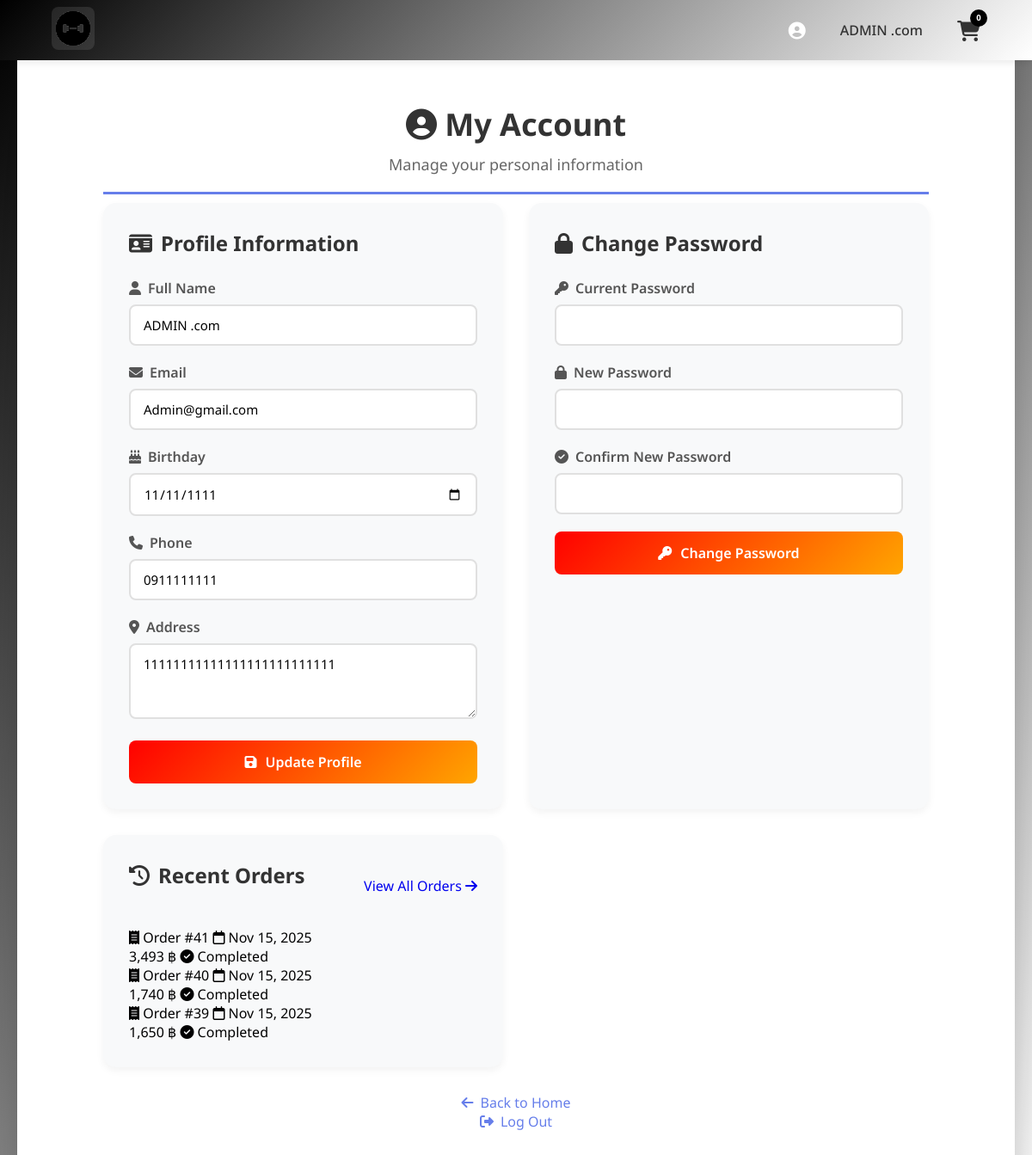
The page /BBQ/account.php (signed in) on the database its author committed.
### tables this page shows
CREATE TABLE `user` (
  `id` int(11) NOT NULL,
  `name` varchar(255) NOT NULL,
  `email` varchar(255) NOT NULL,
  `password` varchar(255) NOT NULL,
  `birthday` date NOT NULL,
  `phone` varchar(20) NOT NULL,
  `address` text NOT NULL,
  `created_at` timestamp NOT NULL DEFAULT current_timestamp()
);

CREATE TABLE `orders` (
  `id` int(11) NOT NULL,
  `user_id` int(11) NOT NULL,
  `total_amount` decimal(10,2) NOT NULL,
  `status` varchar(50) DEFAULT 'completed',
  `payment_method` varchar(50) DEFAULT 'cash',
  `created_at` timestamp NOT NULL DEFAULT current_timestamp()
);

### BBQ/class/UserLogin.php (called while the page is built, shortened)
<?php
    class UserLogin {
        private $conn;
        private $table_name = "user";
        public function __construct($db) {
            $this->conn = $db;
        }
        public function userData($userid) {
            $id = $userid;
            $query = "SELECT * FROM {$this->table_name} WHERE id = :id";
            $stmt = $this->conn->prepare($query);
            $stmt->bindParam(":id", $id);
            $stmt->execute();
            if ($stmt->rowCount() > 0) {
                $user = $stmt->fetch(PDO::FETCH_ASSOC);
                return $user;
            } else {
                return false;
            }
        }
    }
?>

### BBQ/class/Order.php (called while the page is built, shortened)
<?php
class Order {
    private $conn;
    private $orders_table = "orders";
    public function __construct($db) {
        $this->conn = $db;
    }
    public function getUserOrders($userId) {
        $query = "SELECT * FROM " . $this->orders_table . "
                  WHERE user_id = :user_id
                  ORDER BY created_at DESC";
        $stmt = $this->conn->prepare($query);
        $stmt->bindParam(":user_id", $userId, PDO::PARAM_INT);
        $stmt->execute();
        return $stmt->fetchAll(PDO::FETCH_ASSOC);
    }
}
?>

### BBQ/account.php (the view, shortened to what this page needs)
<?php
include_once("config/Database.php");
include_once("class/UserLogin.php");
include_once("class/Order.php");
$connectDB = new Database();
$db = $connectDB->getConnection();
$user = new UserLogin($db);
$userData = $user->userData($_SESSION['userid']);
$order = new Order($db);
$recentOrders = $order->getUserOrders($_SESSION['userid']);
$recentOrders = array_slice($recentOrders, 0, 5);
?>
<!DOCTYPE html>
<html>
<head>
    <link rel="stylesheet" href="https://cdnjs.cloudflare.com/ajax/libs/font-awesome/6.4.0/css/all.min.css">
    <link rel="stylesheet" type="text/css" href="css/CSS home.css">
    <link rel="stylesheet" type="text/css" href="css/CSS ACC.css">
</head>
<body>
    <?php include_once("nav.php"); ?>
    <div class="account-container">
        <div class="account-header">
            <h1><i class="fas fa-user-circle"></i> My Account</h1>
            <p>Manage your personal information</p>
        </div>
        <div class="account-content">
            <div class="account-section">
                <h2><i class="fas fa-id-card"></i> Profile Information</h2>
                <form method="POST" action="<?php echo htmlspecialchars($_SERVER['PHP_SELF']); ?>">
                    <div class="form-group">
                        <label for="name"><i class="fas fa-user"></i> Full Name</label>
                        <input type="text" id="name" name="name" value="<?php echo htmlspecialchars($userData['name']); ?>" required>
                    </div>
                    <div class="form-group">
                        <label for="email"><i class="fas fa-envelope"></i> Email</label>
                        <input type="email" id="email" name="email" value="<?php echo htmlspecialchars($userData['email']); ?>" required>
                    </div>
                    <div class="form-group">
                        <label for="birthday"><i class="fas fa-birthday-cake"></i> Birthday</label>
                        <input type="date" id="birthday" name="birthday" value="<?php echo htmlspecialchars($userData['birthday']); ?>" required>
                    </div>
                    <div class="form-group">
                        <label for="phone"><i class="fas fa-phone"></i> Phone</label>
                        <input type="tel" id="phone" name="phone" value="<?php echo htmlspecialchars($userData['phone']); ?>" pattern="[0-9]{10}" required>
                    </div>
                    <div class="form-group">
                        <label for="address"><i class="fas fa-map-marker-alt"></i> Address</label>
                        <textarea id="address" name="address" rows="3" required><?php echo htmlspecialchars($userData['address']); ?></textarea>
                    </div>
                    <button type="submit" name="update" class="btn-update">
                        <i class="fas fa-save"></i> Update Profile
                    </button>
                </form>
            </div>
            <div class="account-section">
                <h2><i class="fas fa-lock"></i> Change Password</h2>
                <form method="POST" action="<?php echo htmlspecialchars($_SERVER['PHP_SELF']); ?>">
                    <div class="form-group">
                        <label for="currentPassword"><i class="fas fa-key"></i> Current Password</label>
                        <input type="password" id="currentPassword" name="currentPassword" required>
                    </div>
                    <div class="form-group">
                        <label for="newPassword"><i class="fas fa-lock"></i> New Password</label>
                        <input type="password" id="newPassword" name="newPassword" minlength="6" required>
                    </div>
                    <div class="form-group">
                        <label for="confirmNewPassword"><i class="fas fa-check-circle"></i> Confirm New Password</label>
                        <input type="password" id="confirmNewPassword" name="confirmNewPassword" required>
                    </div>
                    <button type="submit" name="changePassword" class="btn-password">
                        <i class="fas fa-key"></i> Change Password
                    </button>
                </form>
            </div>
            <div class="account-section order-history-section">
                <div style="display: flex; justify-content: space-between; align-items: center; margin-bottom: 20px;">
                    <h2><i class="fas fa-history"></i> Recent Orders</h2>
                    <a href="order_history.php" class="view-all-link">
                        View All Orders <i class="fas fa-arrow-right"></i>
                    </a>
                </div>
                <?php if (empty($recentOrders)): ?>
                    <div class="no-orders">
                        <i class="fas fa-shopping-cart"></i>
                        <p>No orders yet. Start shopping!</p>
                    </div>
                <?php else: ?>
                    <div class="orders-list">
                        <?php foreach ($recentOrders as $orderItem): ?>
                            <div class="order-item-card">
                                <div class="order-item-header">
                                    <div class="order-info">
                                        <span class="order-number">
                                            <i class="fas fa-receipt"></i> Order #<?php echo $orderItem['id']; ?>
                                        </span>
                                        <span class="order-date">
                                            <i class="far fa-calendar"></i>
                                            <?php echo date('M d, Y', strtotime($orderItem['created_at'])); ?>
                                        </span>
                                    </div>
                                    <div class="order-amount">
                                        <span class="amount"><?php echo number_format($orderItem['total_amount'], 0); ?> ฿</span>
                                        <span class="status-badge">
                                            <i class="fas fa-check-circle"></i> <?php echo ucfirst($orderItem['status']); ?>
                                        </span>
                                    </div>
                                </div>
                            </div>
                        <?php endforeach; ?>
                    </div>
                <?php endif; ?>
            </div>
        </div>
        <div class="back-home">
            <a href="home.php"><i class="fas fa-arrow-left"></i> Back to Home</a><br>
            <a href="logout.php" class="btn-logout">
                <i class="fas fa-sign-out-alt"></i> Log Out
            </a>
        </div>
    </div>
</body>
</html>

### BBQ/nav.php
<nav>
       <div class="nav-container">
           <a href="home.php">
               <img src="img/dbell2.png" class="logonav" alt="Big Bro sQuad Logo">
           </a>
           <div class="nav-profile">
               <a href="account.php" style="color: white; margin-right: 20px; text-decoration: none;">
                   <i class="fas fa-user-circle"></i>
               </a>
               <p class="nav-profile-name"><?php echo htmlspecialchars($userData['name']); ?></p>
               <div class="nav-profile-cart" style="cursor: pointer; margin-left: 20px;">
                   <i class="fas fa-cart-shopping"></i>
                   <div class="cartcount" style="font-size: 0.8vw;">
                       0
                   </div>
               </div>
           </div>
       </div>
   </nav>

### BBQ/css/CSS home.css (style rules this page uses)
* { font-family: "Noto Sans", sans-serif; margin: 0; padding: 0; box-sizing: border-box; text-decoration: none; }
body { background-color: WhiteSmoke; padding-top: 70px; }
nav { width: 100%; height: 70px; background: linear-gradient(135deg, black 0%, white 100%); position: fixed; top: 0; left: 0; z-index: 1000; box-shadow: 0 2px 10px rgba(0, 0, 0, 0.1); }
.nav-container { max-width: 90vw; height: 100%; margin: 0 auto; display: flex; justify-content: space-between; align-items: center; }
.logonav { width: 50px; height: 50px; object-fit: contain; filter: brightness(2.0) contrast(1.5); background: rgba(255, 255, 255, 0.1); padding: 5px; border-radius: 8px; transition: all 0.3s; }
.nav-profile { display: flex; align-items: center; gap: 20px; }
.nav-profile-name { color: #333; font-size: 16px; font-weight: 500; }
.nav-profile a { color: #333; font-size: 20px; transition: opacity 0.3s; }
.nav-profile-cart { position: relative; color: #333; font-size: 24px; cursor: pointer; transition: transform 0.3s; }
.cartcount { position: absolute; top: -8px; right: -8px; background: #000; color: #fff; border-radius: 50%; width: 20px; height: 20px; display: flex; align-items: center; justify-content: center; font-size: 12px; font-weight: bold; }

### BBQ/css/CSS ACC.css (style rules this page uses)
* { margin: 0; padding: 0; box-sizing: border-box; }
body { font-family: 'Segoe UI', Tahoma, Geneva, Verdana, sans-serif; background: linear-gradient(135deg, black 0%, white 100%); min-height: 100vh; padding: 20px; }
.account-container { max-width: 1200px; margin: 0 auto; background: white; border-radius: 20px; padding: 100px; box-shadow: 0 10px 40px rgba(0, 0, 0, 0.2); }
.account-header { text-align: center; margin-bottom: 10px; padding-bottom: 20px; border-bottom: 3px solid #667eea; }
.account-header h1 { color: #333; font-size: 36px; margin-bottom: 10px; }
.account-header p { color: #666; font-size: 18px; }
.account-content { display: grid; grid-template-columns: 1fr 1fr; gap: 30px; margin-bottom: 30px; }
.account-section { background: #f8f9fa; padding: 30px; border-radius: 15px; box-shadow: 0 4px 10px rgba(0, 0, 0, 0.05); }
.account-section h2 { color: #333; margin-bottom: 25px; font-size: 24px; display: flex; align-items: center; gap: 10px; }
.form-group { margin-bottom: 20px; }
.form-group label { display: block; color: #555; font-weight: 600; margin-bottom: 8px; display: flex; align-items: center; gap: 8px; }
.form-group input, .form-group textarea { width: 100%; padding: 12px 15px; border: 2px solid #e0e0e0; border-radius: 8px; font-size: 15px; transition: all 0.3s; }
.form-group textarea { resize: vertical; font-family: inherit; }
.btn-update, .btn-password { width: 100%; padding: 14px 20px; border: none; border-radius: 8px; font-size: 16px; font-weight: 600; cursor: pointer; transition: all 0.3s; display: flex; align-items: center; justify-content: center; gap: 10px; }
.btn-update { background: linear-gradient(135deg, red 0%, orange 100%); color: white; }
.btn-password { background: linear-gradient(135deg, red 0%, orange 100%); color: white; }
.back-home { text-align: center; margin-top: 30px; }
.back-home a { color: #667eea; text-decoration: none; font-size: 16px; display: inline-flex; align-items: center; gap: 8px; transition: all 0.3s; }

### rows shown on the page
user: name "ADMIN .com", email "Admin@gmail.com", birthday "11/11/1111", phone "0911111111", address "11111111111111111111111111"
orders: id "41", created_at "Nov 15, 2025", total_amount "3,493", status "Completed"
orders: id "40", created_at "Nov 15, 2025", total_amount "1,740", status "Completed"
orders: id "39", created_at "Nov 15, 2025", total_amount "1,650", status "Completed"
